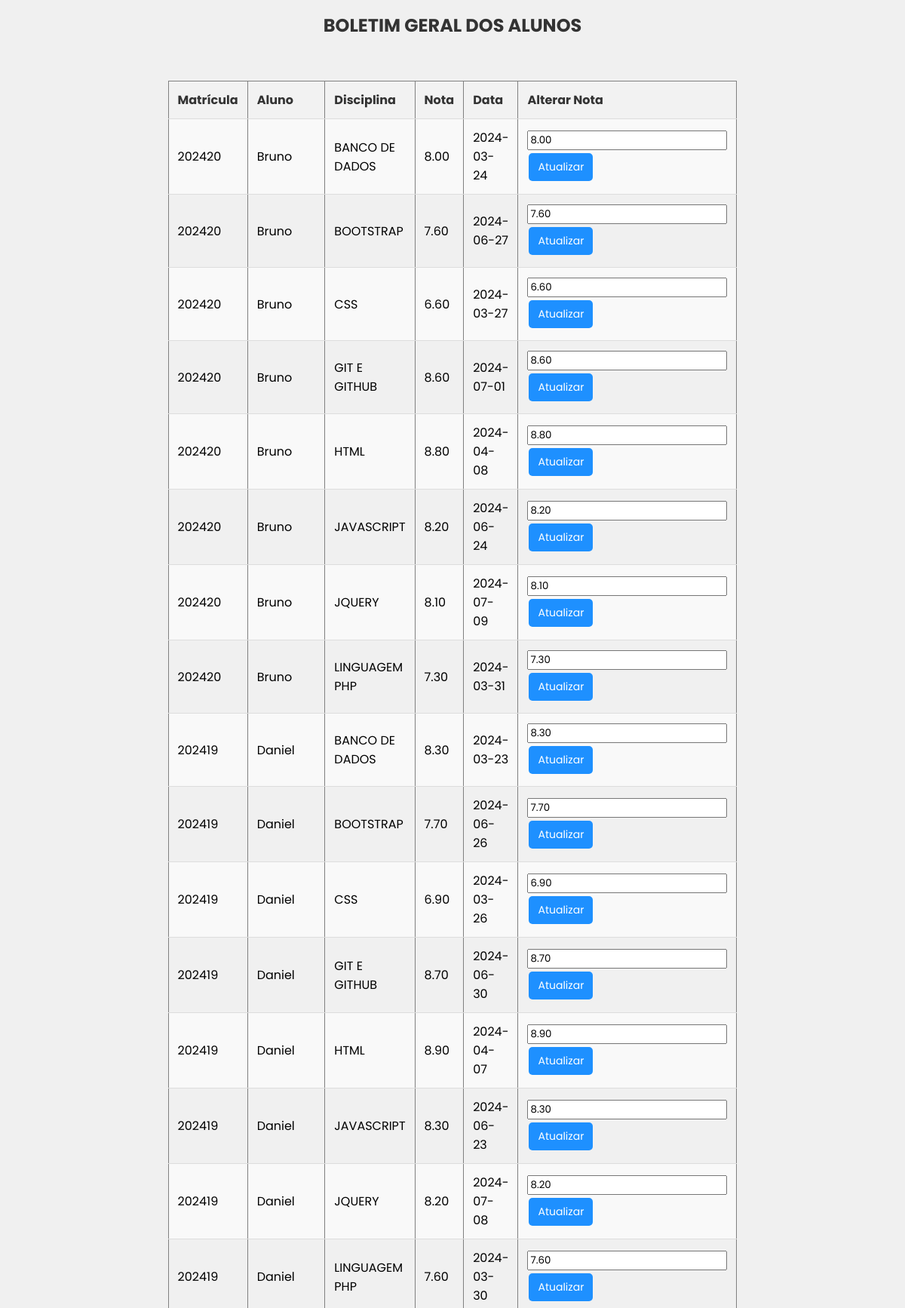
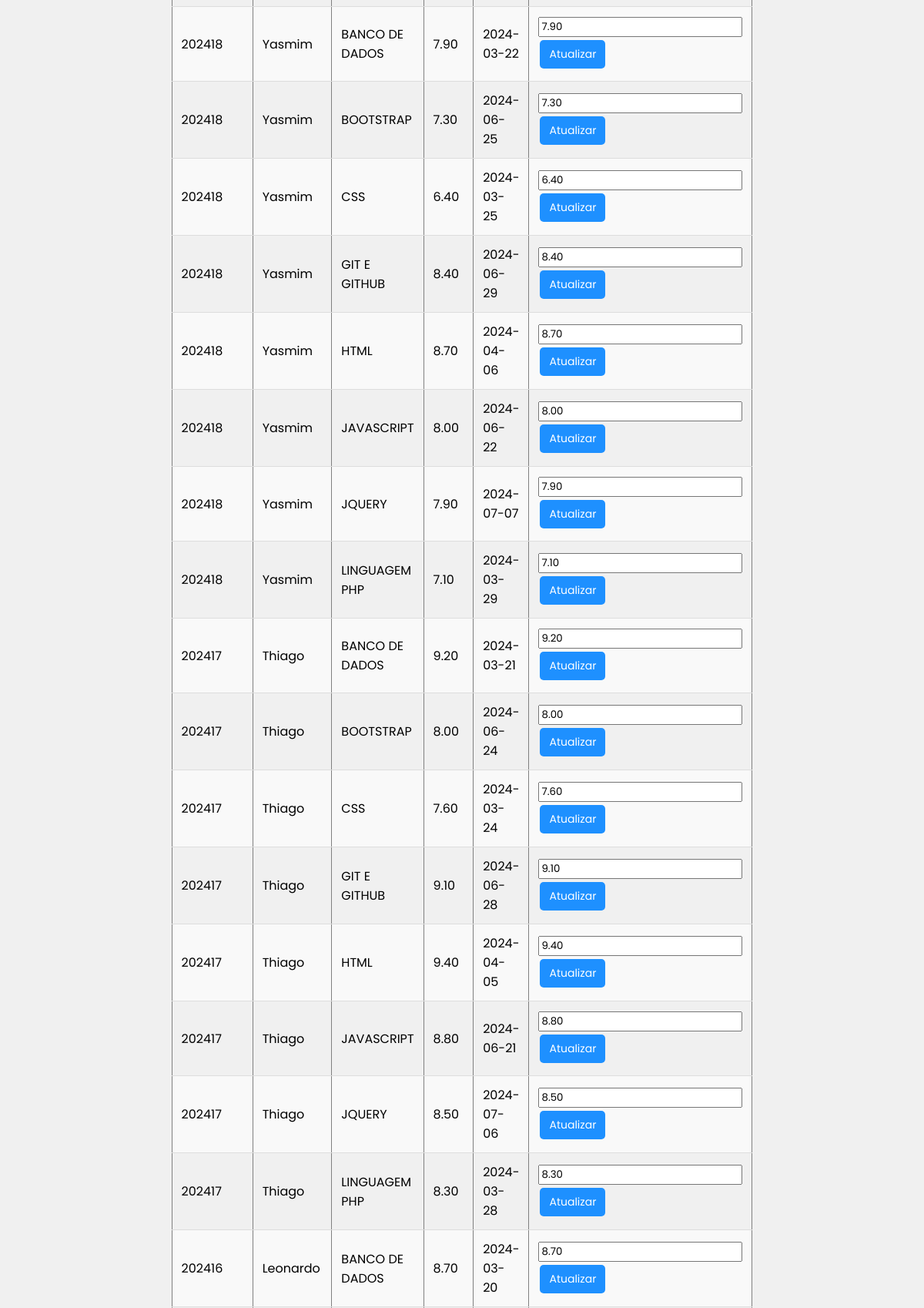
Page /notas.php (upper part) on the committed database (2 pictures, top to bottom).
### tables this page shows
CREATE TABLE `notas` (
  `id` int(11) NOT NULL AUTO_INCREMENT,
  `nota` decimal(5,2) NOT NULL,
  `dataL` date NOT NULL,
  `fk_aluno` int(11) NOT NULL,
  `fk_prof` int(11) NOT NULL,
  `fk_disc` int(11) NOT NULL,
  PRIMARY KEY (`id`),
  KEY `fk_aluno` (`fk_aluno`),
  KEY `fk_prof` (`fk_prof`),
  KEY `fk_disc` (`fk_disc`),
  CONSTRAINT `notas_ibfk_1` FOREIGN KEY (`fk_aluno`) REFERENCES `alunos` (`id`) ON DELETE CASCADE,
  CONSTRAINT `notas_ibfk_2` FOREIGN KEY (`fk_prof`) REFERENCES `professores` (`id`) ON DELETE CASCADE,
  CONSTRAINT `notas_ibfk_3` FOREIGN KEY (`fk_disc`) REFERENCES `disciplinas` (`id`) ON DELETE CASCADE
);

CREATE TABLE `alunos` (
  `id` int(11) NOT NULL AUTO_INCREMENT,
  `matricula` int(11) NOT NULL,
  `fk_user` int(11) NOT NULL,
  PRIMARY KEY (`id`),
  UNIQUE KEY `matricula` (`matricula`),
  KEY `fk_user` (`fk_user`),
  CONSTRAINT `alunos_ibfk_1` FOREIGN KEY (`fk_user`) REFERENCES `usuarios` (`id`) ON DELETE CASCADE
);

CREATE TABLE `usuarios` (
  `id` int(11) NOT NULL AUTO_INCREMENT,
  `nome` varchar(40) NOT NULL,
  `email` varchar(50) NOT NULL,
  `idade` int(11) NOT NULL,
  `cpf` varchar(14) NOT NULL,
  `senha` varchar(255) NOT NULL,
  `tipo` enum('Professor','Aluno','Administrador') NOT NULL,
  PRIMARY KEY (`id`),
  UNIQUE KEY `email` (`email`),
  UNIQUE KEY `cpf` (`cpf`)
);

CREATE TABLE `disciplinas` (
  `id` int(11) NOT NULL AUTO_INCREMENT,
  `nome` varchar(30) NOT NULL,
  `fk_prof` int(11) DEFAULT NULL,
  PRIMARY KEY (`id`),
  KEY `fk_prof` (`fk_prof`),
  CONSTRAINT `disciplinas_ibfk_1` FOREIGN KEY (`fk_prof`) REFERENCES `professores` (`id`) ON DELETE SET NULL
);

### notas.php (the view, shortened to what this page needs)
<!DOCTYPE html>
<html lang="pt-br">
<head>
    <link rel="stylesheet" href="Style/notas.css">
</head>
<body>
    <h1>BOLETIM GERAL DOS ALUNOS</h1>
    <br> <br>
    <div class="containerTable">
    <?php
include("conexao.php");
$sql = "SELECT alunos.matricula,
    usuarios.nome AS aluno,
    disciplinas.nome AS disciplina,
    notas.nota,
    notas.dataL,
    notas.id AS nota_id
FROM
    notas
INNER JOIN alunos ON notas.fk_aluno = alunos.id
INNER JOIN usuarios ON alunos.fk_user = usuarios.id
INNER JOIN disciplinas ON notas.fk_disc = disciplinas.id
ORDER BY
    alunos.matricula DESC,
    disciplinas.nome;
    ";
$consulta = mysqli_query($connection, $sql);
if ($consulta) {
    if (mysqli_num_rows($consulta) > 0) {
        echo "<table border='1'>";
        echo "<tr>
                <th>Matrícula</th>
                <th>Aluno</th>
                <th>Disciplina</th>
                <th>Nota</th>
                <th>Data</th>
                <th>Alterar Nota</th>
              </tr>";
        while ($row = mysqli_fetch_assoc($consulta)) {
            echo "<tr>";
            echo "<td>" . $row['matricula'] . "</td>";
            echo "<td>" . $row['aluno'] . "</td>";
            echo "<td>" . $row['disciplina'] . "</td>";
            echo "<td>" . $row['nota'] . "</td>";
            echo "<td>" . $row['dataL'] . "</td>";
            echo "<td>
                            <form action='editar.php' method='post'>
                                <input type='hidden' name='nota_id' value='" . $row['nota_id'] . "'>
                                <input type='text' name='nova_nota' value='" . $row['nota'] . "'>
                                <button type='submit'>Atualizar</button>
                            </form>
                </td>";
            echo "</tr>";
        }
        echo "</table>";
    } else {
        echo "Nenhum resultado encontrado.";
    }
} else {
    echo "Erro na consulta: " . mysqli_errno($connection) . " - " . mysqli_error($connection);
}
?>
    </div>
    <br> <br>
</body>
</html>

### Style/notas.css (style rules this page uses)
* { font-family: "poppins", sans-serif; }
body { font-family: Arial, sans-serif; background-color: #f0f0f0; }
h1 { color: #333; font-size: 24px; margin-bottom: 20px; text-align: center; }
table { width: 60%; border-collapse: collapse; margin-bottom: 20px; }
th, td { padding: 12px; text-align: left; border-bottom: 1px solid #ddd; }
th { background-color: #f2f2f2; color: #333; }
tr:nth-child(even) { background-color: #f9f9f9; }
button { background-color: dodgerblue; color: white; border: none; padding: 8px 12px; text-align: center; text-decoration: none; display: inline-block; font-size: 14px; margin: 4px 2px; cursor: pointer; border-radius: 5px; }
.containerTable { display: flex; align-items: center; justify-content: center; }

### rows in the picture
notas: fk_aluno.matricula "202420", usuarios.nome "Bruno", fk_disc.nome "BANCO DE DADOS", nota "8.00", dataL "2024-03-24", nova_nota "8.00"
notas: fk_aluno.matricula "202420", usuarios.nome "Bruno", fk_disc.nome "BOOTSTRAP", nota "7.60", dataL "2024-06-27", nova_nota "7.60"
notas: fk_aluno.matricula "202420", usuarios.nome "Bruno", fk_disc.nome "CSS", nota "6.60", dataL "2024-03-27", nova_nota "6.60"
notas: fk_aluno.matricula "202420", usuarios.nome "Bruno", fk_disc.nome "GIT E GITHUB", nota "8.60", dataL "2024-07-01", nova_nota "8.60"
notas: fk_aluno.matricula "202420", usuarios.nome "Bruno", fk_disc.nome "HTML", nota "8.80", dataL "2024-04-08", nova_nota "8.80"
notas: fk_aluno.matricula "202420", usuarios.nome "Bruno", fk_disc.nome "JAVASCRIPT", nota "8.20", dataL "2024-06-24", nova_nota "8.20"
notas: fk_aluno.matricula "202420", usuarios.nome "Bruno", fk_disc.nome "JQUERY", nota "8.10", dataL "2024-07-09", nova_nota "8.10"
notas: fk_aluno.matricula "202420", usuarios.nome "Bruno", fk_disc.nome "LINGUAGEM PHP", nota "7.30", dataL "2024-03-31", nova_nota "7.30"
notas: fk_aluno.matricula "202419", usuarios.nome "Daniel", fk_disc.nome "BANCO DE DADOS", nota "8.30", dataL "2024-03-23", nova_nota "8.30"
notas: fk_aluno.matricula "202419", usuarios.nome "Daniel", fk_disc.nome "BOOTSTRAP", nota "7.70", dataL "2024-06-26", nova_nota "7.70"
notas: fk_aluno.matricula "202419", usuarios.nome "Daniel", fk_disc.nome "CSS", nota "6.90", dataL "2024-03-26", nova_nota "6.90"
notas: fk_aluno.matricula "202419", usuarios.nome "Daniel", fk_disc.nome "GIT E GITHUB", nota "8.70", dataL "2024-06-30", nova_nota "8.70"
notas: fk_aluno.matricula "202419", usuarios.nome "Daniel", fk_disc.nome "HTML", nota "8.90", dataL "2024-04-07", nova_nota "8.90"
notas: fk_aluno.matricula "202419", usuarios.nome "Daniel", fk_disc.nome "JAVASCRIPT", nota "8.30", dataL "2024-06-23", nova_nota "8.30"
notas: fk_aluno.matricula "202419", usuarios.nome "Daniel", fk_disc.nome "JQUERY", nota "8.20", dataL "2024-07-08", nova_nota "8.20"
notas: fk_aluno.matricula "202419", usuarios.nome "Daniel", fk_disc.nome "LINGUAGEM PHP", nota "7.60", dataL "2024-03-30", nova_nota "7.60"
notas: fk_aluno.matricula "202418", usuarios.nome "Yasmim", fk_disc.nome "BANCO DE DADOS", nota "7.90", dataL "2024-03-22", nova_nota "7.90"
notas: fk_aluno.matricula "202418", usuarios.nome "Yasmim", fk_disc.nome "BOOTSTRAP", nota "7.30", dataL "2024-06-25", nova_nota "7.30"
notas: fk_aluno.matricula "202418", usuarios.nome "Yasmim", fk_disc.nome "CSS", nota "6.40", dataL "2024-03-25", nova_nota "6.40"
notas: fk_aluno.matricula "202418", usuarios.nome "Yasmim", fk_disc.nome "GIT E GITHUB", nota "8.40", dataL "2024-06-29", nova_nota "8.40"
notas: fk_aluno.matricula "202418", usuarios.nome "Yasmim", fk_disc.nome "HTML", nota "8.70", dataL "2024-04-06", nova_nota "8.70"
notas: fk_aluno.matricula "202418", usuarios.nome "Yasmim", fk_disc.nome "JAVASCRIPT", nota "8.00", dataL "2024-06-22", nova_nota "8.00"
notas: fk_aluno.matricula "202418", usuarios.nome "Yasmim", fk_disc.nome "JQUERY", nota "7.90", dataL "2024-07-07", nova_nota "7.90"
notas: fk_aluno.matricula "202418", usuarios.nome "Yasmim", fk_disc.nome "LINGUAGEM PHP", nota "7.10", dataL "2024-03-29", nova_nota "7.10"
notas: fk_aluno.matricula "202417", usuarios.nome "Thiago", fk_disc.nome "BANCO DE DADOS", nota "9.20", dataL "2024-03-21", nova_nota "9.20"
notas: fk_aluno.matricula "202417", usuarios.nome "Thiago", fk_disc.nome "BOOTSTRAP", nota "8.00", dataL "2024-06-24", nova_nota "8.00"
notas: fk_aluno.matricula "202417", usuarios.nome "Thiago", fk_disc.nome "CSS", nota "7.60", dataL "2024-03-24", nova_nota "7.60"
notas: fk_aluno.matricula "202417", usuarios.nome "Thiago", fk_disc.nome "GIT E GITHUB", nota "9.10", dataL "2024-06-28", nova_nota "9.10"
notas: fk_aluno.matricula "202417", usuarios.nome "Thiago", fk_disc.nome "HTML", nota "9.40", dataL "2024-04-05", nova_nota "9.40"
notas: fk_aluno.matricula "202417", usuarios.nome "Thiago", fk_disc.nome "JAVASCRIPT", nota "8.80", dataL "2024-06-21", nova_nota "8.80"
notas: fk_aluno.matricula "202417", usuarios.nome "Thiago", fk_disc.nome "JQUERY", nota "8.50", dataL "2024-07-06", nova_nota "8.50"
notas: fk_aluno.matricula "202417", usuarios.nome "Thiago", fk_disc.nome "LINGUAGEM PHP", nota "8.30", dataL "2024-03-28", nova_nota "8.30"
notas: fk_aluno.matricula "202416", usuarios.nome "Leonardo", fk_disc.nome "BANCO DE DADOS", nota "8.70", dataL "2024-03-20", nova_nota "8.70"
